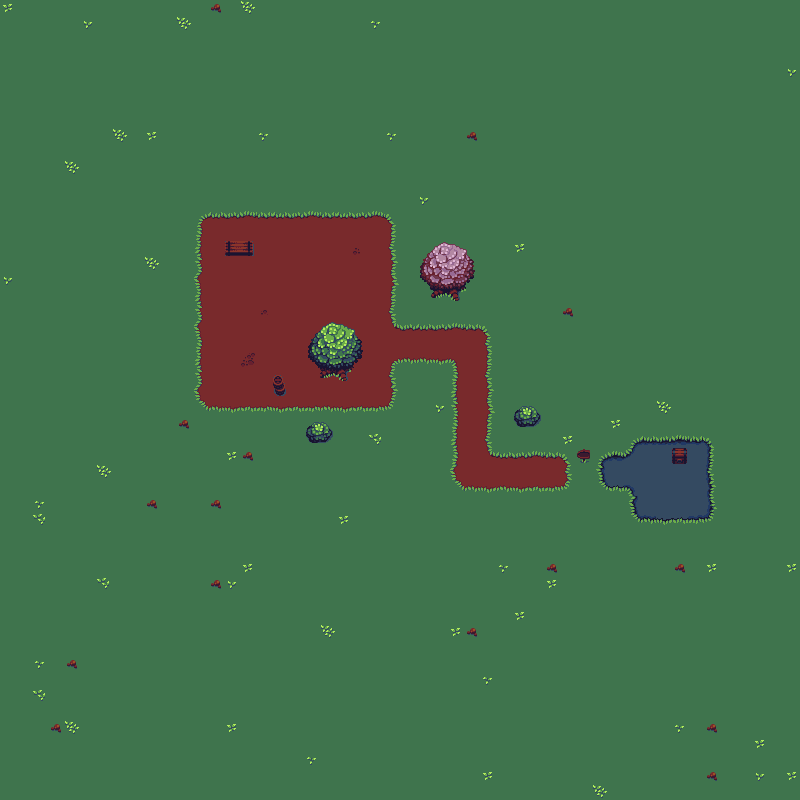

A level layout from a 2D game, rendered from its tile map. Below: a short description, then the map file with tile-grid data replaced by summaries:
An orthogonal 50x50 tile map with 16x16 px tiles, 4 tile layers (Background, Ground, Foreground, Foreground 2) and 2 objects (Teleport, Start).

<map version="1.0" tiledversion="1.1.6" orientation="orthogonal" renderorder="right-down" width="50" height="50" tilewidth="16" tileheight="16" infinite="0" nextobjectid="8">
 <tileset firstgid="1" source="floating_islands.tsx" />
 <layer name="Background" width="50" height="50">
  <data>[2500 cells, 2500 non-empty, 12 distinct tile ids]</data>
 </layer>
 <layer name="Ground" width="50" height="50">
  <data>[2500 cells, 268 non-empty, 55 distinct tile ids]</data>
 </layer>
 <layer name="Foreground" width="50" height="50">
  <data>[2500 cells, 16 non-empty, 14 distinct tile ids]</data>
 </layer>
 <layer name="Foreground 2" width="50" height="50">
  <properties>
   <property name="z-index" value="1" />
  </properties>
  <data>[2500 cells, 28 non-empty, 26 distinct tile ids]</data>
 </layer>
 <objectgroup name="Object Layer">
  <object id="2" name="Teleport" x="672" y="448" width="16" height="16">
   <properties>
    <property name="TeleportID" type="int" value="0" />
    <property name="TeleportOffset" value="S" />
    <property name="TeleportScene" value="res://scenes/game/maps/map1.tscn" />
   </properties>
  </object>
  <object id="7" name="Start" x="232" y="296">
   <point />
  </object>
 </objectgroup>
</map>
